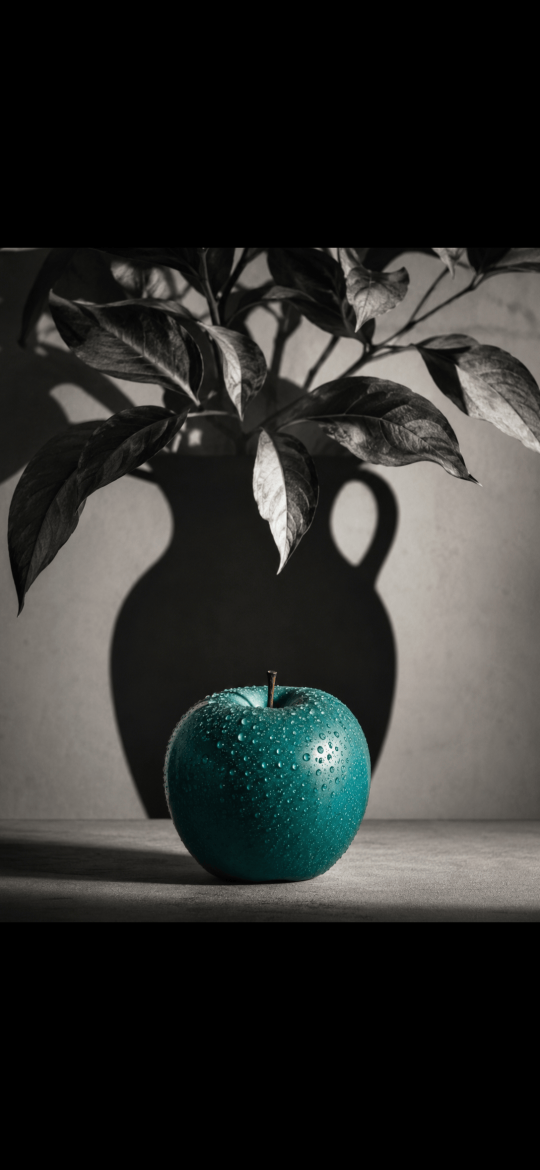
#> input picture hypersurreal_teal_apple_001.png, 1080 x 2340 px (shown at 1/2 size)
$ python -i le_bal_des_reves_nft_engine.py   (imports and definitions only)
#> lines starting #> are read from the running program, lines starting #| are printed output that depends on the picture
#!/usr/bin/env python3
"""
LE BAL DES RÊVES — NFT Engine v1.0
Thomas Lee Harvey · Omega AI · OM109 Authenticated

Fifth collection in the Omega NFT system. 100 impossible surrealist
characters at an eternal masked ball. Card-grading rarity ladder
(Impossible Diamond / Gold / Silver / Bronze / Common) instead of the
named-tier system used in Echoes of Eternity, so this collection has
its own visual signature in the UI.

Built to plug into the existing pipeline pattern from omega_nft_final.py:
same image-gen approach (Pollinations/Flux), same post-processing,
same OM109 dual-signature + chain-hash provenance, same nft_registry
schema. Differences are called out inline with NOTE: comments.
"""

import os, sys, json, time, random, hashlib, argparse, uuid, psycopg2
from pathlib import Path
from datetime import datetime, timezone
from urllib.request import urlopen, Request
from urllib.parse import quote

try:
    from PIL import Image, ImageEnhance, ImageFilter, ImageDraw
    PIL_OK = True
except ImportError:
    PIL_OK = False

# ── PATHS ────────────────────────────────────────────────────────────
BASE = Path.home() / "le_bal_des_reves"
IMAGES_DIR = BASE / "images"
META_DIR = BASE / "metadata"
LEDGER_LOG = BASE / "om109_ledger.jsonl"
# [2 lines not run here, left out]

# ── DB CONNECTIONS ───────────────────────────────────────────────────
PG_LEDGER = "dbname=omega_ledger user=postgres host=127.0.0.1 port=5544"

COLLECTION_NAME = "Le Bal des Rêves"
TOTAL_SUPPLY = 100

# NOTE: scoped genesis seed for this collection specifically, same
# pattern as Echoes (tied to Thomas's birthday constant 10/9 via OM109,
# but with a collection-specific salt so chain hashes don't collide
# across collections).
OMEGA_GENESIS_SEED = "OMEGA_GENESIS_THOMAS_LEE_HARVEY_OM109_LE_BAL_DES_REVES_2026"
_LAST_CHAIN_HASH = "OMEGA_LE_BAL_DES_REVES_GENESIS"

# ── 13 FOUNDING WALLETS (from omega_provenance_api.py NFT_WALLET_MAP) ─
FOUNDING_WALLETS = [
    "2109a4cc-a066-4698-a478-a786bf096318",  # Thomas Lee Harvey — Founder
    "a7889956-ca14-432a-9cb7-7dc17530b7d9",  # Omega Merchant
    "ed574d93-0abf-4cc5-b6e0-9d73b77da135",  # OMEGA_CREDIT
    "b702cb19-9b5c-44f4-8db4-161e3bf60655",  # OMEGA_RESERVE_LEDGER
    "0b608cb6-6745-4b75-bb9d-fa60e8a1b051",  # OMEGA_SYSTEM_TREASURY
    "4053d3a5-06b8-43d6-b8d5-5268991f8cbc",  # OMEGA_GENESIS
    "b4ab75f8-adc6-4981-ba48-d6dc3df423a5",  # Omega Treasury Reserve
    "fa4d0a6a-bb76-45ec-90f6-4ec37f847963",  # Omega Investment Pool
    "8ad07ed5-f433-4439-a188-f11b51110ae4",  # Omega Credit Layer
    "c182dbbc-e607-4364-a6cc-7611dac8eb95",  # Omega Debit Layer
    "fac22005-e8d3-4e08-ba89-c14150503429",  # Omega Genesis Liquidity Origin
    "cb8f4ebe-3205-408f-a765-148275ac36b8",  # Reserve Ledger
    "c8818380-c58d-4c52-a912-d69e0ae0d263",  # Ops Float
]
THOMAS_WALLET = FOUNDING_WALLETS[0]

# ══════════════════════════════════════════════════════════════════
# TRAIT POOLS — combined space is large enough that 100 unique full
# combinations is trivial; the uniqueness tracker in get_character()
# still verifies no duplicate combo is ever assigned, deterministically.
# ══════════════════════════════════════════════════════════════════

# Each archetype is (name, head/face description, default accent hint)
# NOTE: "The Twin Pair" appears exactly once in this pool and is locked
# to a single specific token via TWIN_PAIR_TOKEN below — it is one card,
# not two, and carries no gendered or personal-identity framing: two
# impossible adult figures in formal eveningwear, standing back-to-back,
# both faces toward the viewer, skin of living cloud and open sky.
ARCHETYPES = [
    ("The Gramophone Oracle", "head is an antique gramophone horn that blooms into living human eyes staring back at the viewer"),
    ("The Stag-Headed Ledger Keeper", "enormous stag head with antlers made of glowing chain-hash glyphs, small drawers open in the flesh of the neck revealing miniature versions of the same figure"),
    ("The Birdcage Veil", "head and upper face enclosed in an ornate golden birdcage, small impossible birds made of cloud and sky circling slowly inside"),
    ("The Multi-Mask Reversal", "four fused masks forming one face, each showing a different impossible expression"),
    ("The Twin Pair", "two impossible figures standing back-to-back, both faces looking directly at the viewer at once, skin made of living clouds and open blue sky with faint drifting ledger pages dissolving in the vapor"),
    ("The Moth Crown", "crowned by enormous moth wings made of stained glass, light refracting in shifting colors"),
    ("The Hourglass Throat", "neck elongated into a glass hourglass filled with slow-drifting smoke instead of sand"),
    ("The Compass Face", "face replaced by an antique brass compass with no needle, the rose endlessly slowly rotating"),
    ("The Chandelier Antler", "antlers dripping with melted candle wax like an inverted chandelier"),
    ("The Key-Toothed Smile", "mouth filled with small golden keys in place of teeth"),
    ("The Lantern Skull", "skull rendered as an antique lantern containing a living firefly galaxy"),
    ("The Porcelain Hand Mask", "face is a single cracked porcelain hand, cupping a small pool of still water"),
    ("The Crow Crown", "a single large crow perched where the head should be, wings spread like a dark halo"),
    ("The Spiral Staircase Spine", "spine visible through an open back panel of the costume, forming a small spiral staircase with no supporting structure"),
    ("The Typewriter Jaw", "lower jaw built from an antique typewriter, keys in place of teeth"),
    ("The Jellyfish Veil", "veil made of glowing jellyfish tendrils drifting as though underwater despite the still ballroom air"),
    ("The Second Moon Eye", "one eye replaced by a small glowing crescent moon"),
    ("The Wolf-Shadow Cloak", "a cloak that casts the shadow of a wolf, though no wolf is present to cast it"),
    ("The Violin Ribcage", "ribcage open at the chest, a small violin resting where the heart should be"),
    ("The Mirror Shard Crown", "a crown built from shattered mirror shards, each shard reflecting a different room of the ballroom"),
    ("The Pocket-Watch Heart", "chest cavity open, revealing a ticking pocket watch with a mirrored face instead of numerals"),
    ("The Orchid Throat", "throat blooming into a single mercury-dewed orchid"),
    ("The Submarine Periscope Eye", "one eye is a small brass periscope emerging from the skin"),
    ("The Chess Piece Hand", "one hand carved entirely from black obsidian in the shape of a chess piece"),
    ("The Letter-Sealed Mouth", "mouth sealed with dripping wax that flows upward, a hidden folded letter just visible beneath"),
    ("The Antique Diving Helmet", "head fully enclosed in a brass diving helmet, the interior filled with slowly drifting stars"),
    ("The Cracked Globe Skull", "skull rendered as a cracked antique globe, faint golden light leaking from the oceans"),
    ("The Marionette Strings", "fine strings extend from every major joint upward into the ballroom ceiling, no puppeteer ever visible"),
    ("The Static Storm Veil", "a veil crackling with frozen lightning that never quite moves"),
    ("The Folded Map Face", "face rendered as an old folded map, the creases forming the eyes and mouth"),
    ("The Sundial Cheekbone", "one cheekbone carved as a working brass sundial, a thin shadow creeping slowly across the jaw"),
    ("The Quill-Feather Wing", "one arm dissolves into a single enormous black quill feather, faint handwriting bleeding across the plume"),
    ("The Inkwell Throat", "throat hollowed into a crystal inkwell, slow black ink rising and falling like breath"),
    ("The Astrolabe Halo", "head crowned by a slowly rotating brass astrolabe, tiny constellations etched into its rings"),
    ("The Sealing-Wax Eye", "one eye replaced by a perfect drop of dark red sealing wax, a faint crest pressed into its surface"),
    ("The Hourglass Ribs", "ribcage open to reveal a slim hourglass where the heart should be, sand falling impossibly sideways"),
    ("The Tarot Spine", "spine visible through an open seam, each vertebra a tiny painted tarot card"),
    ("The Candlewax Crown", "crown formed from frozen, dripping candlewax, a single flame still burning at its peak"),
    ("The Telescoping Neck", "neck extends in brass telescoping rings like an antique spyglass, slightly too tall for the room"),
    ("The Music-Box Sternum", "chest opens like a music box lid, a tiny mechanical dancer spinning silently inside"),
    ("The Cartographer's Palm", "one palm open and tattooed with a fine antique map, the lines slowly redrawing themselves"),
    ("The Lacquered Raven Mask", "face entirely obscured by a lacquered black raven mask, the beak slightly parted in silence"),
    ("The Bellows Lung", "one side of the chest is an exposed antique bellows, slowly expanding and contracting with breath"),
    ("The Stained-Glass Throat", "throat rendered as a small stained-glass window, candlelight glowing faintly through from within"),
    ("The Cameo Profile", "one half of the face is a raised ivory cameo profile of a stranger, fused seamlessly to living skin"),
    ("The Brass Knuckle Crown", "crown welded from antique brass knuckles, polished smooth and catching every candle flame"),
    ("The Veiled Hourglass Face", "entire face obscured behind a thin veil with an hourglass shape woven into the lace"),
    ("The Cracked Porcelain Spine", "spine made of stacked cracked porcelain discs, faint gold kintsugi seams glowing between them"),
    ("The Match-Head Fingertips", "all ten fingertips tipped with tiny unlit matchheads, one faintly smoking"),
    ("The Brass Locket Sternum", "sternum opens like a locket, revealing a tiny rotating portrait of an unfamiliar face"),
    ("The Eclipsed Monocle", "wears a single monocle showing a tiny eclipse in permanent slow motion"),
    ("The Wickerwork Jaw", "lower jaw woven entirely from fine antique wicker, faint candlelight visible through the gaps"),
    ("The Folded Fan Wings", "both shoulder blades sprout antique folding fans in place of wings, slowly opening and closing"),
    ("The Powdered Wig Storm", "an towering powdered wig that occasionally flickers with tiny contained lightning"),
    ("The Silver Thimble Fingers", "each finger capped in a tarnished silver thimble engraved with a different tiny number"),
    ("The Snuffbox Heart", "chest opens to reveal an antique snuffbox where the heart should be, lid gently rising and falling"),
    ("The Etched Monocle Skull", "skull etched all over with fine engraved filigree, one eye socket holding a monocle of smoke"),
    ("The Wax Seal Lips", "lips fused shut beneath a perfect circular wax seal bearing an unreadable crest"),
    ("The Birdsong Music Box", "throat opens like a tiny music box, a faint mechanical birdsong audible from within"),
    ("The Folding Screen Torso", "torso constructed from a hinged antique folding screen, painted scenes shifting as it moves"),
    ("The Carved Ivory Lattice Face", "face is an intricate carved ivory lattice, candlelight passing through in shifting patterns"),
    ("The Pendulum Throat", "throat houses a small swinging pendulum visible through translucent skin"),
    ("The Gilded Antler Crown", "crowned with gilded antlers strung with tiny unlit chandelier crystals"),
    ("The Buttoned Ribcage", "ribcage rendered as a row of ornate antique buttons, slightly ajar at the center"),
    ("The Embroidered Eye Patch", "one eye covered by a heavily embroidered patch depicting a smaller version of the same ballroom"),
    ("The Hinged Jaw Box", "lower jaw is a small hinged wooden box, faint golden light leaking from the seam"),
    ("The Spinning Coin Eyes", "both eyes replaced by slowly spinning antique coins, faces never quite visible"),
    ("The Lace Spiderweb Hands", "both hands rendered in fine antique lace shaped like spiderwebs, motionless dew caught in the threads"),
    ("The Tin Soldier Spine", "spine constructed from a column of stacked tin soldiers, frozen mid-march"),
    ("The Folded Crane Shoulders", "both shoulders fold into the shape of large origami cranes, paper-thin and faintly glowing"),
    ("The Brass Gear Throat", "throat filled with visible interlocking brass gears, slowly turning beneath translucent skin"),
    ("The Painted Porcelain Doll Face", "face rendered as a cracked antique painted porcelain doll, eyes slightly too wide"),
    ("The Velvet Curtain Cloak", "cloak made of heavy velvet stage curtain, slowly parting to reveal a smaller hidden ballroom"),
    ("The Etched Compass Sternum", "sternum etched with a compass rose, a faint needle spinning beneath the skin"),
    ("The Cracked Hourglass Crown", "crowned with a large cracked hourglass, fine golden sand drifting into the hair"),
    ("The Silver Spoon Smile", "smile lined with small antique silver spoons in place of teeth, each engraved differently"),
    ("The Stitched Map Cloak", "cloak stitched entirely from antique maps of places that no longer exist"),
    ("The Brass Birdcage Ribs", "ribcage opens into a small brass birdcage, a single unlit candle suspended within"),
    ("The Painted Eye Fan", "carries a folding fan painted with a single enormous watching eye"),
    ("The Wax-Dripped Crown of Quills", "crown of black quills dripping slow wax instead of ink"),
    ("The Marbled Porcelain Throat", "throat rendered in marbled porcelain, fine cracks forming a map of unfamiliar coastlines"),
    ("The Folded Letter Sternum", "sternum opens to reveal an endlessly folding and unfolding antique letter, the words never quite legible"),
    ("The Silver Filigree Antlers", "antlers made of impossibly fine silver filigree, faint bells visible at each tip"),
    ("The Brass Hourglass Eyes", "both eyes are small brass hourglasses, fine sand falling in opposite directions"),
    ("The Lacquered Fan Crown", "crowned by an array of black lacquered fans arranged like peacock feathers"),
    ("The Stitched Glove Heart", "chest opens to reveal a single antique stitched glove cupped where the heart should be"),
    ("The Carved Bone Lattice Mask", "mask carved from fine bone lattice, candlelight catching every intricate gap"),
    ("The Folding Mirror Wings", "both shoulder blades fold outward into hinged mirror panels, reflecting fractured ballroom light"),
    ("The Tarnished Locket Eyes", "both eyes replaced by small tarnished silver lockets, faintly ajar"),
    ("The Wrought Iron Vine Crown", "crowned by wrought iron vines slowly blooming with small glass roses"),
    ("The Brocade Storm Cloak", "cloak woven from heavy antique brocade that occasionally ripples like a contained storm"),
    ("The Pressed Flower Lattice Face", "face is a fine lattice of pressed antique flowers under glass"),
    ("The Carved Driftwood Spine", "spine constructed from smooth carved driftwood, faintly sea-worn despite the ballroom setting"),
    ("The Antique Key Ribcage", "ribcage formed from dozens of fused antique keys, none matching the same lock"),
    ("The Folded Silk Throat", "throat wrapped endlessly in folding antique silk, the folds shifting on their own"),
    ("The Etched Glass Heart", "chest opens to reveal a heart of finely etched glass, candlelight scattering through the engravings"),
    ("The Powdered Moth Shoulders", "both shoulders dusted in fine moth-wing powder, faint silver trails left with every movement"),
    ("The Carved Alabaster Profile", "half the face carved in pale alabaster, fused seamlessly to the living half"),
    ("The Brass Compass Crown", "crowned by an oversized brass compass, the needle slowly tracing the rim"),
    ("The Wax-Sealed Eye Locket", "wears a small locket over one eye, sealed shut with a circle of dark wax"),
    ("The Stitched Constellation Cloak", "cloak embroidered with a constellation map that subtly rearranges itself"),
    ("The Folding Fan Spine", "spine constructed from a column of stacked antique folding fans, slowly opening in sequence"),
]

COSTUME_MATERIALS = [
    "a formal black-tie ensemble woven from open ledger pages that smolder at the edges but never fully catch fire",
    "a gown that dissolves into fine mist at the hem",
    "a suit stitched from vanishing, faintly rotating gallery links",
    "a tailcoat lined with diamond tears frozen mid-fall",
    "a gown woven from threadbare cloud-fiber that ignites into quiet flame at the cuffs",
    "a suit made of cracked mirror panels, each reflecting the viewer back",
    "a gown constructed from antique sheet music, individual notes lifting off the fabric",
    "a tailcoat embroidered with cryptographic signatures that fade in and out of visibility",
    "a gown made of preserved butterfly wings that slowly open and close",
    "a suit cut from aged parchment maps, faint glowing routes tracing the seams",
    "a gown of fine woven spiderweb strung with motionless morning dew",
    "a tailcoat made of overlapping antique clock faces, each showing a different hour",
    "a gown stitched from torn, illegible ballroom invitations",
    "a suit made of layered obsidian feathers, each a different shade of black",
    "a gown of liquid mercury fabric that never quite settles into stillness",
    "a tailcoat made of pressed flowers from a garden that no longer exists",
    "a gown built from overlapping playing cards, the suits shifting if watched too long",
    "a suit lined with frozen, mid-drip candle wax",
    "a gown woven from captured threads of starlight",
    "a tailcoat constructed from fused antique vault keys",
]

ACCENT_DETAILS = [
    "one hand rendered entirely in quiet fire, the other in turning ledger pages",
    "diamond tears falling upward instead of down",
    "a single faintly rotating gallery link orbiting the figure like a halo",
    "a chain-hash bracelet that appears to rewrite itself every few seconds",
    "a small trailing flock of paper moths following every movement",
    "a floating pocket ledger that writes itself in real time, just out of focus",
    "a shadow that lags a half-second behind the figure's true position",
    "a thin trail of golden numerals spilling quietly from one sleeve",
    "a single candle flame burning sideways, defying the room's gravity",
    "a cracked hourglass worn as a brooch, its sand flowing upward",
    "fingertips that leave the faintest afterimage in the air",
    "a thread of smoke that briefly forms readable words before dispersing",
    "a small caged firefly galaxy pinned to the lapel",
    "two shadows cast in opposite directions at once",
    "a faint second heartbeat audible just beneath the music",
    "a key that seems to exist in the hand only when no one looks directly at it",
    "fine threads of static light crawling slowly along every seam",
    "the faint outline of a constellation visible just beneath the skin of one hand",
]

PERSPECTIVES = [
    "three-quarter angle beneath the grand chandeliers of the ballroom, dramatic chiaroscuro lighting",
    "low angle looking up past shattered, floor-length mirrors",
    "wide establishing view of the mirrored hall, the figure small against the impossible architecture",
    "extreme close-up, the figure filling most of the frame, background dissolved into soft shadow",
    "overhead view looking down across the ballroom floor, the figure centered amid cobweb labyrinths",
    "eye-level, centered, classical portrait composition with melting chandeliers visible behind",
    "dutch-angle tilt, faintly unsettling, mirrors reflecting infinite versions of the same hall",
    "side profile beneath candlelight, long shadow stretching across a cracked marble floor",
]

# ── RARITY LADDER (card-grading system, distinct from the other 4 collections) ──
# Impossible Diamond — 1 of 1, fixed seeded token, thin diamond liner in UI
# Gold               — ultra rare, gold liner
# Silver             — rare, silver liner
# Bronze             — medium, bronze liner
# Common             — no liner
RARITY_BORDER = {
    "Impossible Diamond": "diamond_liner",
    "Gold": "gold_liner",
    "Silver": "silver_liner",
    "Bronze": "bronze_liner",
    "Common": "none",
}

_rng_diamond = random.Random(OMEGA_GENESIS_SEED + "_IMPOSSIBLE")
IMPOSSIBLE_DIAMOND_TOKEN = _rng_diamond.randint(1, TOTAL_SUPPLY)

# Lock "The Twin Pair" archetype to its own dedicated, seeded token so it
# appears exactly once in the collection, deterministically.
_rng_twin = random.Random(OMEGA_GENESIS_SEED + "_TWIN_PAIR")
_twin_candidates = [t for t in range(1, TOTAL_SUPPLY + 1) if t != IMPOSSIBLE_DIAMOND_TOKEN]
TWIN_PAIR_TOKEN = _rng_twin.choice(_twin_candidates)


# [12 lines left out: function get_rarity, not called in this run]


_used_combos = set()
_used_archetype_names = set()


# [81 lines left out: functions get_character, build_prompt, generate_image, not called in this run]


def post_process(img_path):
#> called with img_path = '../hypersurreal_teal_apple_001.png'
    if not PIL_OK:
        return img_path
    img = Image.open(img_path).convert("RGB")
#> img is the input picture: PIL image 1080x2340 RGB; mean R, G, B 46, 46.8, 44.5
    img = ImageEnhance.Contrast(img).enhance(1.32)
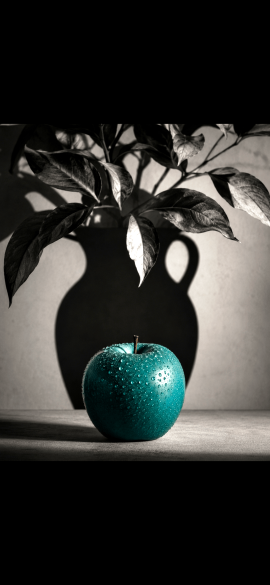
#> img: PIL image 1080x2340 RGB (shown at 1/4 size); mean R, G, B 52.2, 53, 49.9
    img = ImageEnhance.Brightness(img).enhance(1.04)
    img = ImageEnhance.Color(img).enhance(2.05)
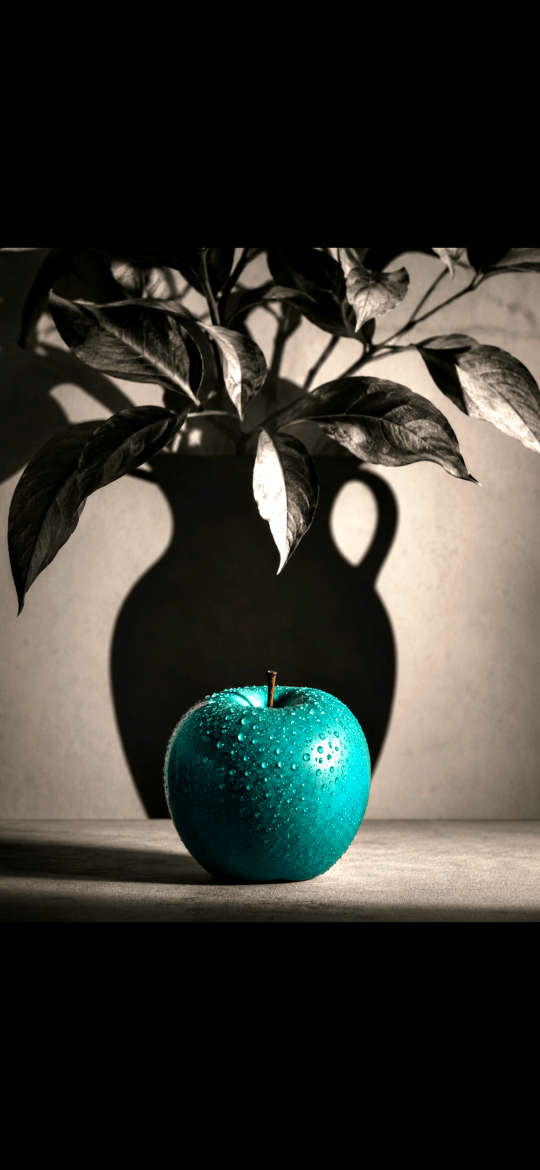
#> img: PIL image 1080x2340 RGB (shown at 1/2 size); mean R, G, B 55.1, 55.1, 48.5
    img = img.filter(ImageFilter.SHARPEN)
    img.save(img_path, optimize=True, quality=99)
    return img_path


# [24 lines left out: function add_diamond_or_metal_liner_marker, not called in this run]


def hash_image(img_path):
    with open(img_path, "rb") as f:
        return hashlib.sha256(f.read()).hexdigest()


# [15 lines left out: functions om109_sign, chain_hash_entry, not called in this run]


def log_jsonl(entry):
    with open(LEDGER_LOG, "a") as f:
        f.write(json.dumps(entry) + "\n")


# ══════════════════════════════════════════════════════════════════
# AUDIT LOG — mint is a creation event, not a value transfer, so it
# belongs in audit_log, not ledger_entries. (Matches the fix applied
# to list_nft_for_auction() in omega_marketplace.py tonight — see
# Section 5.6 / 5.7 of the engineering handoff. omega_nft_final.py's
# ledger_mint_psql() writes a $0.00 row to ledger_entries for the same
# kind of non-transfer event; recommend backporting this same fix to
# the other 4 collections' mint scripts for consistency.)
# ══════════════════════════════════════════════════════════════════

# [243 lines left out: functions audit_log_mint, register_in_nft_registry, assign_founding_wallets, build_metadata, mint_token, verify_ledger and 1 more, not called in this run]


# [2 lines not run here, left out]

>>> result = post_process('../hypersurreal_teal_apple_001.png')
